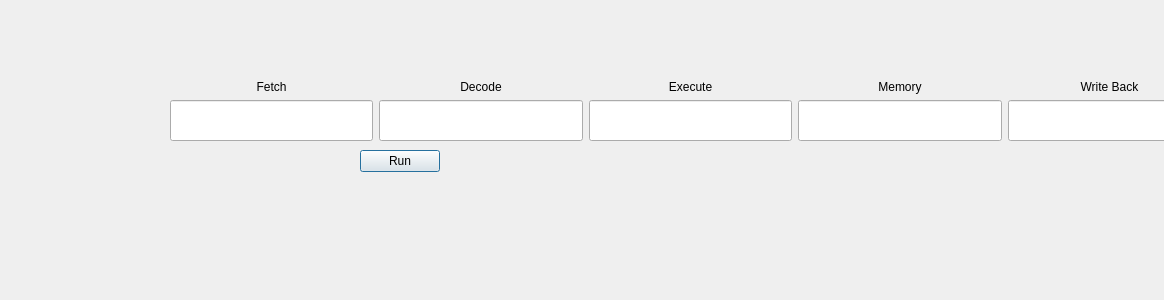
<?xml version="1.0" encoding="UTF-8"?>
<ui version="4.0">
 <class>secDialog</class>
 <widget class="QDialog" name="secDialog">
  <property name="geometry">
   <rect>
    <x>0</x>
    <y>0</y>
    <width>1164</width>
    <height>300</height>
   </rect>
  </property>
  <property name="windowTitle">
   <string>Dialog</string>
  </property>
  <widget class="QWidget" name="layoutWidget">
   <property name="geometry">
    <rect>
     <x>170</x>
     <y>80</y>
     <width>1041</width>
     <height>61</height>
    </rect>
   </property>
   <layout class="QHBoxLayout" name="horizontalLayout">
    <item>
     <layout class="QVBoxLayout" name="verticalLayout">
      <item>
       <widget class="QLabel" name="label">
        <property name="text">
         <string>Fetch</string>
        </property>
        <property name="alignment">
         <set>Qt::AlignCenter</set>
        </property>
       </widget>
      </item>
      <item>
       <widget class="QLineEdit" name="textEdit">
        <property name="sizePolicy">
         <sizepolicy hsizetype="Expanding" vsizetype="Expanding">
          <horstretch>0</horstretch>
          <verstretch>0</verstretch>
         </sizepolicy>
        </property>
       </widget>
      </item>
     </layout>
    </item>
    <item>
     <layout class="QVBoxLayout" name="verticalLayout_4">
      <item>
       <widget class="QLabel" name="label_4">
        <property name="text">
         <string>Decode</string>
        </property>
        <property name="alignment">
         <set>Qt::AlignCenter</set>
        </property>
       </widget>
      </item>
      <item>
       <widget class="QLineEdit" name="textEdit_2">
        <property name="sizePolicy">
         <sizepolicy hsizetype="Expanding" vsizetype="Expanding">
          <horstretch>0</horstretch>
          <verstretch>0</verstretch>
         </sizepolicy>
        </property>
       </widget>
      </item>
     </layout>
    </item>
    <item>
     <layout class="QVBoxLayout" name="verticalLayout_2">
      <item>
       <widget class="QLabel" name="label_2">
        <property name="text">
         <string>Execute</string>
        </property>
        <property name="alignment">
         <set>Qt::AlignCenter</set>
        </property>
       </widget>
      </item>
      <item>
       <widget class="QLineEdit" name="textEdit_3">
        <property name="sizePolicy">
         <sizepolicy hsizetype="Expanding" vsizetype="Expanding">
          <horstretch>0</horstretch>
          <verstretch>0</verstretch>
         </sizepolicy>
        </property>
       </widget>
      </item>
     </layout>
    </item>
    <item>
     <layout class="QVBoxLayout" name="verticalLayout_5">
      <item>
       <widget class="QLabel" name="label_5">
        <property name="text">
         <string>Memory</string>
        </property>
        <property name="alignment">
         <set>Qt::AlignCenter</set>
        </property>
       </widget>
      </item>
      <item>
       <widget class="QLineEdit" name="textEdit_4">
        <property name="sizePolicy">
         <sizepolicy hsizetype="Expanding" vsizetype="Expanding">
          <horstretch>0</horstretch>
          <verstretch>0</verstretch>
         </sizepolicy>
        </property>
       </widget>
      </item>
     </layout>
    </item>
    <item>
     <layout class="QVBoxLayout" name="verticalLayout_3">
      <item>
       <widget class="QLabel" name="label_3">
        <property name="text">
         <string>Write Back</string>
        </property>
        <property name="alignment">
         <set>Qt::AlignCenter</set>
        </property>
       </widget>
      </item>
      <item>
       <widget class="QLineEdit" name="textEdit_5">
        <property name="sizePolicy">
         <sizepolicy hsizetype="Expanding" vsizetype="Expanding">
          <horstretch>0</horstretch>
          <verstretch>0</verstretch>
         </sizepolicy>
        </property>
       </widget>
      </item>
     </layout>
    </item>
   </layout>
  </widget>
  <widget class="QPushButton" name="pushButton">
   <property name="geometry">
    <rect>
     <x>360</x>
     <y>150</y>
     <width>80</width>
     <height>22</height>
    </rect>
   </property>
   <property name="text">
    <string>Run</string>
   </property>
  </widget>
 </widget>
 <resources/>
 <connections/>
</ui>
